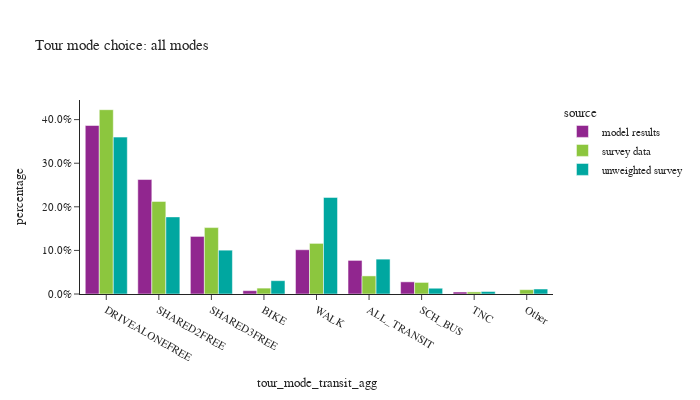

Notebook code cell kept with this figure:
### Code cell
# aggregate transit modes
transit_modes = ['WALK_LOC','WALK_COM','WALK_FRY','WALK_LR','DRIVE_TRN']
tour_mode_ordered = ["DRIVEALONEFREE", "SHARED2FREE", "SHARED3FREE", "BIKE","WALK","ALL_TRANSIT","SCH_BUS","TNC","Other"]
tour_data['tour_mode_transit_agg'] = tour_data['tour_mode'].apply(lambda x: "ALL_TRANSIT" if x in transit_modes else x)

df_plot = tour_data.groupby(['source','tour_mode_transit_agg'])['tour_weight'].sum().reset_index()
df_plot['percentage'] = df_plot.groupby(['source'], group_keys=False)['tour_weight']. \
    apply(lambda x: x / float(x.sum()))

fig = px.bar(df_plot, x="tour_mode_transit_agg", y="percentage", color="source",barmode="group",
             category_orders={"tour_mode_transit_agg": tour_mode_ordered},
             title="Tour mode choice: all modes")
fig.for_each_annotation(lambda a: a.update(text = a.text.split("=")[-1]))
fig.update_layout(height=400, width=700, yaxis=dict(tickformat=".1%"))
fig.show()

### Figure 1 — Plotly figure (JSON) as saved in the notebook; plotly's stock layout.template omitted (floating-point values rounded to 4 significant figures)
{"data": [{"alignmentgroup": "True", "hovertemplate": "source=model results<br>tour_mode_transit_agg=%{x}<br>percentage=%{y}<extra></extra>", "legendgroup": "model results", "marker": {"color": "#91268F", "pattern": {"shape": ""}}, "name": "model results", "offsetgroup": "model results", "orientation": "v", "showlegend": true, "textposition": "auto", "type": "bar", "x": ["ALL_TRANSIT", "BIKE", "DRIVEALONEFREE", "SCH_BUS", "SHARED2FREE", "SHARED3FREE", "TNC", "WALK"], "xaxis": "x", "y": [0.07708, 0.007668, 0.3865, 0.02791, 0.2626, 0.1321, 0.004603, 0.1015], "yaxis": "y"}, {"alignmentgroup": "True", "hovertemplate": "source=survey data<br>tour_mode_transit_agg=%{x}<br>percentage=%{y}<extra></extra>", "legendgroup": "survey data", "marker": {"color": "#8CC63E", "pattern": {"shape": ""}}, "name": "survey data", "offsetgroup": "survey data", "orientation": "v", "showlegend": true, "textposition": "auto", "type": "bar", "x": ["ALL_TRANSIT", "BIKE", "DRIVEALONEFREE", "Other", "SCH_BUS", "SHARED2FREE", "SHARED3FREE", "TNC", "WALK"], "xaxis": "x", "y": [0.04152, 0.01354, 0.4228, 0.009932, 0.02657, 0.2124, 0.1523, 0.004806, 0.1161], "yaxis": "y"}, {"alignmentgroup": "True", "hovertemplate": "source=unweighted survey<br>tour_mode_transit_agg=%{x}<br>percentage=%{y}<extra></extra>", "legendgroup": "unweighted survey", "marker": {"color": "#00A7A0", "pattern": {"shape": ""}}, "name": "unweighted survey", "offsetgroup": "unweighted survey", "orientation": "v", "showlegend": true, "textposition": "auto", "type": "bar", "x": ["ALL_TRANSIT", "BIKE", "DRIVEALONEFREE", "Other", "SCH_BUS", "SHARED2FREE", "SHARED3FREE", "TNC", "WALK"], "xaxis": "x", "y": [0.07999, 0.03059, 0.3599, 0.0115, 0.01325, 0.1769, 0.1006, 0.005751, 0.2216], "yaxis": "y"}], "layout": {"barmode": "group", "height": 400, "legend": {"title": {"text": "source"}, "tracegroupgap": 0}, "title": {"text": "Tour mode choice: all modes"}, "width": 700, "xaxis": {"anchor": "y", "categoryarray": ["DRIVEALONEFREE", "SHARED2FREE", "SHARED3FREE", "BIKE", "WALK", "ALL_TRANSIT", "SCH_BUS", "TNC", "Other"], "categoryorder": "array", "domain": [0.0, 1.0], "title": {"text": "tour_mode_transit_agg"}}, "yaxis": {"anchor": "x", "domain": [0.0, 1.0], "tickformat": ".1%", "title": {"text": "percentage"}}}}
